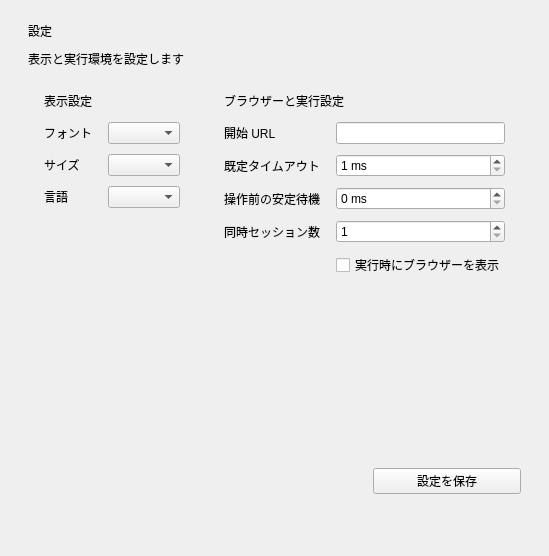
<?xml version="1.0" encoding="UTF-8"?>
<ui version="4.0">
 <class>SettingsForm</class>
 <widget class="QWidget" name="SettingsForm">
  <layout class="QVBoxLayout" name="rootLayout" stretch="0,0,0,0,1">
   <property name="spacing"><number>10</number></property>
   <property name="leftMargin"><number>28</number></property>
   <property name="topMargin"><number>22</number></property>
   <property name="rightMargin"><number>28</number></property>
   <property name="bottomMargin"><number>22</number></property>
   <item><widget class="QLabel" name="titleLabel"><property name="pageTitle" stdset="0"><bool>true</bool></property><property name="text"><string>設定</string></property></widget></item>
   <item><widget class="QLabel" name="subtitleLabel"><property name="muted" stdset="0"><bool>true</bool></property><property name="text"><string>表示と実行環境を設定します</string></property></widget></item>
   <item>
    <layout class="QHBoxLayout" name="cardsLayout" stretch="1,1">
     <property name="spacing"><number>12</number></property>
     <item alignment="Qt::AlignTop">
      <widget class="QFrame" name="displayCard">
       <property name="minimumSize"><size><width>0</width><height>380</height></size></property>
       <property name="maximumSize"><size><width>16777215</width><height>380</height></size></property>
       <property name="card" stdset="0"><bool>true</bool></property>
       <layout class="QVBoxLayout" name="displayLayout">
        <property name="spacing"><number>12</number></property>
        <property name="leftMargin"><number>16</number></property><property name="topMargin"><number>14</number></property><property name="rightMargin"><number>16</number></property><property name="bottomMargin"><number>14</number></property>
        <item><widget class="QLabel" name="displayTitle"><property name="cardTitle" stdset="0"><bool>true</bool></property><property name="text"><string>表示設定</string></property></widget></item>
        <item>
         <layout class="QFormLayout" name="displayForm">
          <property name="fieldGrowthPolicy"><enum>QFormLayout::AllNonFixedFieldsGrow</enum></property>
          <property name="labelAlignment"><set>Qt::AlignLeading|Qt::AlignLeft|Qt::AlignVCenter</set></property>
          <property name="horizontalSpacing"><number>16</number></property><property name="verticalSpacing"><number>10</number></property>
          <item row="0" column="0"><widget class="QLabel" name="fontFamilyLabel"><property name="text"><string>フォント</string></property></widget></item>
          <item row="0" column="1"><widget class="QComboBox" name="fontFamilyCombo"/></item>
          <item row="1" column="0"><widget class="QLabel" name="fontSizeLabel"><property name="text"><string>サイズ</string></property></widget></item>
          <item row="1" column="1"><widget class="QComboBox" name="fontSizeCombo"/></item>
          <item row="2" column="0"><widget class="QLabel" name="languageLabel"><property name="text"><string>言語</string></property></widget></item>
          <item row="2" column="1"><widget class="QComboBox" name="languageCombo"/></item>
         </layout>
        </item>
        <item><spacer name="displayStretch"><property name="orientation"><enum>Qt::Vertical</enum></property><property name="sizeHint"><size><width>20</width><height>40</height></size></property></spacer></item>
       </layout>
      </widget>
     </item>
     <item alignment="Qt::AlignTop">
      <widget class="QFrame" name="runtimeCard">
       <property name="minimumSize"><size><width>0</width><height>380</height></size></property>
       <property name="maximumSize"><size><width>16777215</width><height>380</height></size></property>
       <property name="card" stdset="0"><bool>true</bool></property>
       <layout class="QVBoxLayout" name="runtimeLayout">
        <property name="spacing"><number>12</number></property>
        <property name="leftMargin"><number>16</number></property><property name="topMargin"><number>14</number></property><property name="rightMargin"><number>16</number></property><property name="bottomMargin"><number>14</number></property>
        <item><widget class="QLabel" name="runtimeTitle"><property name="cardTitle" stdset="0"><bool>true</bool></property><property name="text"><string>ブラウザーと実行設定</string></property></widget></item>
        <item>
         <layout class="QFormLayout" name="runtimeForm">
          <property name="fieldGrowthPolicy"><enum>QFormLayout::AllNonFixedFieldsGrow</enum></property>
          <property name="labelAlignment"><set>Qt::AlignLeading|Qt::AlignLeft|Qt::AlignVCenter</set></property>
          <property name="horizontalSpacing"><number>16</number></property><property name="verticalSpacing"><number>10</number></property>
          <item row="0" column="0"><widget class="QLabel" name="startUrlLabel"><property name="text"><string>開始 URL</string></property></widget></item>
          <item row="0" column="1"><widget class="QLineEdit" name="startUrlEdit"><property name="clearButtonEnabled"><bool>true</bool></property></widget></item>
          <item row="1" column="0"><widget class="QLabel" name="timeoutLabel"><property name="text"><string>既定タイムアウト</string></property></widget></item>
          <item row="1" column="1"><widget class="QSpinBox" name="timeoutSpin"><property name="suffix"><string> ms</string></property><property name="minimum"><number>1</number></property><property name="maximum"><number>3600000</number></property><property name="singleStep"><number>1000</number></property></widget></item>
          <item row="2" column="0"><widget class="QLabel" name="actionStableLabel"><property name="text"><string>操作前の安定待機</string></property></widget></item>
          <item row="2" column="1"><widget class="QSpinBox" name="actionStableSpin"><property name="suffix"><string> ms</string></property><property name="minimum"><number>0</number></property><property name="maximum"><number>5000</number></property><property name="singleStep"><number>50</number></property></widget></item>
          <item row="3" column="0"><widget class="QLabel" name="sessionLabel"><property name="text"><string>同時セッション数</string></property></widget></item>
          <item row="3" column="1"><widget class="QSpinBox" name="sessionSpin"><property name="minimum"><number>1</number></property><property name="maximum"><number>20</number></property></widget></item>
          <item row="4" column="1"><widget class="QCheckBox" name="browserVisibleCheck"><property name="text"><string>実行時にブラウザーを表示</string></property></widget></item>
         </layout>
        </item>
        <item><spacer name="runtimeStretch"><property name="orientation"><enum>Qt::Vertical</enum></property><property name="sizeHint"><size><width>20</width><height>40</height></size></property></spacer></item>
       </layout>
      </widget>
     </item>
    </layout>
   </item>
   <item alignment="Qt::AlignRight">
    <widget class="QPushButton" name="saveSettingsButton">
     <property name="minimumSize"><size><width>148</width><height>0</height></size></property><property name="maximumSize"><size><width>148</width><height>16777215</height></size></property>
     <property name="primary" stdset="0"><bool>true</bool></property><property name="text"><string>設定を保存</string></property>
    </widget>
   </item>
   <item><spacer name="pageStretch"><property name="orientation"><enum>Qt::Vertical</enum></property><property name="sizeHint"><size><width>20</width><height>40</height></size></property></spacer></item>
  </layout>
 </widget>
 <resources/><connections/>
</ui>
